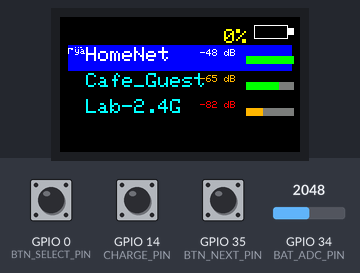
A program run on a simulated ESP32. Shown: 240×135 colour display. The test bench sets the inputs (shaded band); at power-on: GPIO 0 (BTN_SELECT_PIN) HIGH, GPIO 14 (CHARGE_PIN) HIGH, GPIO 34 (BAT_ADC_PIN) = 2048, GPIO 35 (BTN_NEXT_PIN) HIGH. A WiFi scan finds three made-up networks; what the program prints to the serial monitor is not drawn.

Above: at 2.9 s.
3.0 s: GPIO 0 (BTN_SELECT_PIN) pulled LOW for 0.5 s
At 5.9 s:
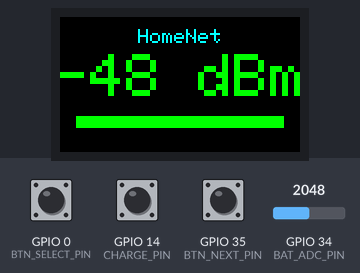
6.5 s: GPIO 0 (BTN_SELECT_PIN) pulled LOW for 1 s
Timing chart, 0 to 9.5 s (numbered marks = the images above; inputs shaded):
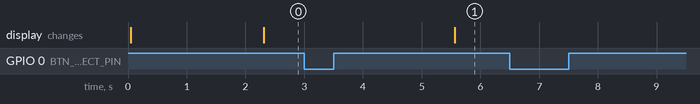

Measured:
- after the input at 3.0 s, the display: changes after 2.6 s (image 1)
- after the input at 6.5 s, every drawn part: stays the same

The program:

main.cpp
```cpp
#include <Arduino.h>
#include <WiFi.h>
#include <TFT_eSPI.h>
#include <vector>
#include "esp_adc_cal.h"
#include "freertos/FreeRTOS.h"
#include "freertos/queue.h"

TFT_eSPI tft = TFT_eSPI();

// ---------- USER TUNABLES (font sizes at one place) ----------
const int ENTRY_TEXT_SIZE = 2;            // menu SSID + RSSI text size
const int BAT_TEXT_SIZE = 2;              // battery percent text size in menu
const int MONITOR_SSID_SIZE = 2;
const int MONITOR_RSSI_SIZE = 6;
const int COMPACT_BAR_W = 48;
const int COMPACT_BAR_H = 8;
// ------------------------------------------------------------

uint8_t BTN_NEXT_PIN   = 35; // NEXT (scroll) - na T-Display bývá GPIO35 (bez interního pullupu)
uint8_t BTN_SELECT_PIN = 0;  // SELECT (enter/back), long-press = manual rescan

// battery / charge pin (changed to 14)
const int BAT_ADC_PIN = 34;   // ADC-only pin for battery voltage via divider
const int CHARGE_PIN  = 14;   // charger STAT pin (GPIO14)
const bool CHARGE_ACTIVE_LOW = true; // STAT low when charging (typical)
const float VOLTAGE_DIVIDER_RATIO = 0.5f; // e.g. 100k/100k

// ADC settings
const adc_bits_width_t ADC_WIDTH = ADC_WIDTH_BIT_12;
const adc_atten_t ADC_ATTEN_CAL = ADC_ATTEN_DB_11;
const adc_attenuation_t ADC_ATTEN_HAL = ADC_11db;

const unsigned long DEBOUNCE_MS = 40;
const unsigned long LONG_PRESS_MS = 900;
const unsigned long MONITOR_SCAN_INTERVAL_MIN_GAP_MS = 20;
const unsigned long BATT_READ_MS = 400;

// App state (no CHANNELS)
enum AppState { STATE_MENU, STATE_MONITOR, STATE_SCANNING };
AppState appState = STATE_SCANNING;

struct NetItem {
  String ssid;
  int rssi;
  int32_t encryptionType;
  String bssid;
  int channel;
};
std::vector<NetItem> networks;
int menuIndex = 0;
int menuOffset = 0;
String selectedSSID = "";

// scanning state
volatile bool scanInProgress = false;
unsigned long lastScanStart = 0;
unsigned long lastMonitorScanComplete = 0;
AppState scanReturnState = STATE_MENU;

// button queue
typedef struct { uint8_t pin; uint32_t tick; } BtnMsg;
static QueueHandle_t btnQueue = NULL;

// button runtime state
struct BtnState {
  int lastStable;
  unsigned long pressStart;
  bool longReported;
  unsigned long lastEventMillis;
};
BtnState btnNextState, btnSelectState;

// battery ADC
esp_adc_cal_characteristics_t *adc_chars;
float emaBatteryV = 0.0f;
bool emaBattInit = false;

// calibration V->% (keeps previous mapping)
struct CalPoint { float v; int pct; };
CalPoint calibPoints[] = {
  {4.20f, 100},{4.10f, 98},{4.00f, 95},{3.95f, 90},
  {3.85f, 80},{3.70f, 50},{3.50f, 20},{3.30f, 0}
};
const int CALIB_N = sizeof(calibPoints) / sizeof(calibPoints[0]);

// forward decls
void startAsyncScan(AppState returnState);
void processScanResults();
void drawMenu();
void drawMonitor(const String &ssid, int rssi);
int findRssiForSSID(const String &ssid);
int findChannelForSSID(const String &ssid);
int rssiToPercent(int rssi);
void drawHorizontalBar(int x, int y, int w, int h, int percent);
int calcRowsVisible(int lineH, int y0, int footerH);
uint16_t rssiColor(int rssi);
void drawBatteryIcon(int x, int y, int w, int h, int pct, bool charging);
int batteryPercentFromVoltageCalibrated(float v);
bool isCharging();
void initBatteryMonitor();
float readBatteryVoltage();

void IRAM_ATTR isrNext() {
  if (btnQueue) { BtnMsg m = { BTN_NEXT_PIN, (uint32_t)xTaskGetTickCountFromISR() }; xQueueSendFromISR(btnQueue, &m, NULL); }
}
void IRAM_ATTR isrSelect() {
  if (btnQueue) { BtnMsg m = { BTN_SELECT_PIN, (uint32_t)xTaskGetTickCountFromISR() }; xQueueSendFromISR(btnQueue, &m, NULL); }
}

void startAsyncScan(AppState returnState) {
  if (scanInProgress) return;
  if (millis() - lastScanStart < MONITOR_SCAN_INTERVAL_MIN_GAP_MS) return;
  WiFi.mode(WIFI_STA);
  WiFi.disconnect(true);
  delay(8);
  WiFi.scanNetworks(true, true);
  scanInProgress = true;
  lastScanStart = millis();
  scanReturnState = returnState;
}

void processScanResults() {
  int n = WiFi.scanComplete();
  if (n == WIFI_SCAN_RUNNING) return;
  if (n >= 0) {
    networks.clear(); networks.reserve(n);
    for (int i = 0; i < n; ++i) {
      NetItem it;
      it.ssid = WiFi.SSID(i);
      it.rssi = WiFi.RSSI(i);
      it.encryptionType = WiFi.encryptionType(i);
      uint8_t *b = WiFi.BSSID(i);
      char mac[32];
      sprintf(mac, "%02X:%02X:%02X:%02X:%02X:%02X", b[0],b[1],b[2],b[3],b[4],b[5]);
      it.bssid = String(mac);
      it.channel = WiFi.channel(i);
      networks.push_back(it);
    }
    WiFi.scanDelete();
    scanInProgress = false;
    lastMonitorScanComplete = millis();

    if (menuIndex >= (int)networks.size()) menuIndex = max(0, (int)networks.size()-1);
    int menuLineH = (12 + 8 * (ENTRY_TEXT_SIZE - 1));
    int menuVisible = calcRowsVisible(menuLineH, 30, 0);
    if (menuOffset > max(0, (int)networks.size() - menuVisible)) menuOffset = max(0, (int)networks.size() - menuVisible);
    if (menuIndex < menuOffset) menuOffset = menuIndex;
    if (menuIndex >= menuOffset + menuVisible) menuOffset = menuIndex - menuVisible + 1;

    if (appState == STATE_SCANNING || appState == scanReturnState) appState = scanReturnState;

    if (appState == STATE_MENU) drawMenu();
    else if (appState == STATE_MONITOR) {
      int r = findRssiForSSID(selectedSSID);
      drawMonitor(selectedSSID, r);
      if (!scanInProgress) startAsyncScan(STATE_MONITOR);
    }
    return;
  }
}

int calcRowsVisible(int lineH, int y0, int footerH) {
  int avail = tft.height() - y0 - footerH;
  int per = max(1, avail / (lineH + 6));
  return per;
}

uint16_t rssiColor(int rssi) {
  if (rssi > -65) return TFT_GREEN;
  if (rssi > -80) return TFT_ORANGE;
  return TFT_RED;
}

void drawHorizontalBar(int x, int y, int w, int h, int percent) {
  tft.fillRect(x, y, w, h, TFT_DARKGREY);
  int pw = (w * percent) / 100;
  if (pw > 0) {
    uint16_t col = (percent > 66) ? TFT_GREEN : (percent > 33) ? TFT_ORANGE : TFT_RED;
    tft.fillRect(x, y, pw, h, col);
  }
}

void drawBatteryIcon(int x, int y, int w, int h, int pct, bool charging) {
  int capW = 6;
  int bodyW = max(8, w - capW);
  int bodyH = h;
  int bodyX = x - bodyW - capW + 0;
  int bodyY = y;
  int capX = bodyX + bodyW;
  int capY = bodyY + bodyH / 4;
  int capH = bodyH / 2;

  tft.drawRect(bodyX, bodyY, bodyW, bodyH, TFT_WHITE);
  tft.fillRect(capX, capY, capW, capH, TFT_WHITE);

  int innerW = bodyW - 2;
  int innerH = bodyH - 2;
  int fillW = (innerW * pct) / 100;
  if (fillW < 0) fillW = 0;
  tft.fillRect(bodyX + 1, bodyY + 1, innerW, innerH, TFT_BLACK);
  if (fillW > 0) {
    uint16_t col = (pct > 66) ? TFT_GREEN : (pct > 33) ? TFT_ORANGE : TFT_RED;
    tft.fillRect(bodyX + 1, bodyY + 1, fillW, innerH, col);
  }

  if (charging) {
    int bx = bodyX + bodyW / 2 - 5;
    int by = bodyY + bodyH / 2 - 8;
    tft.fillTriangle(bx + 3, by + 0, bx + 0, by + 8, bx + 6, by + 6, TFT_YELLOW);
    tft.fillTriangle(bx + 3, by + 0, bx + 6, by + 6, bx + 10, by + 0, TFT_YELLOW);
  }
}

void drawMenu() {
  tft.fillScreen(TFT_BLACK);

  int battPct = batteryPercentFromVoltageCalibrated(emaBatteryV);
  bool charging = isCharging();

  int iconW = 40;
  int iconH = 14;
  int iconRightX = tft.width() - 6;
  int iconY = 8;

  drawBatteryIcon(iconRightX, iconY, iconW, iconH, battPct, charging);

  tft.setTextSize(BAT_TEXT_SIZE);
  tft.setTextDatum(TR_DATUM);
  tft.setTextColor(charging ? TFT_GREEN : TFT_YELLOW, TFT_BLACK);
  tft.drawString(String(battPct) + "%", iconRightX - iconW - 6, 12);

  tft.setTextSize(ENTRY_TEXT_SIZE);
  int lineH = (12 + 8 * (ENTRY_TEXT_SIZE - 1));
  int y0 = 30;
  int maxVisible = calcRowsVisible(lineH, y0, 0);
  if (menuOffset > max(0, (int)networks.size() - maxVisible)) menuOffset = max(0, (int)networks.size() - maxVisible);
  if (menuIndex < menuOffset) menuOffset = menuIndex;
  if (menuIndex >= menuOffset + maxVisible) menuOffset = menuIndex - maxVisible + 1;

  int y = y0;
  const int markerX = 8;
  const int textX = markerX + 18;
  const int rssiX = tft.width() - 8 - COMPACT_BAR_W - 8;
  const int barX = tft.width() - COMPACT_BAR_W - 6;

  for (int i = 0; i < maxVisible; ++i) {
    int idx = menuOffset + i;
    int boxH = lineH + 6;
    if (idx >= (int)networks.size()) {
      tft.fillRect(8, y - 2, tft.width() - 16, boxH, TFT_BLACK);
    } else {
      bool sel = (idx == menuIndex);
      if (sel) tft.fillRect(8, y - 2, tft.width() - 16, boxH, TFT_BLUE);
      else tft.fillRect(8, y - 2, tft.width() - 16, boxH, TFT_BLACK);

      tft.setTextSize(1);
      tft.setTextDatum(TL_DATUM);
      tft.setTextColor(sel ? TFT_WHITE : TFT_DARKGREY, sel ? TFT_BLUE : TFT_BLACK);
      tft.drawString(sel ? "★" : " ", markerX, y);

      tft.setTextSize(ENTRY_TEXT_SIZE);
      tft.setTextDatum(TL_DATUM);
      tft.setTextColor(sel ? TFT_WHITE : TFT_CYAN, sel ? TFT_BLUE : TFT_BLACK);
      String ss = networks[idx].ssid;
      int approxCharW = 7 * ENTRY_TEXT_SIZE;
      int maxChars = max(6, (rssiX - textX) / approxCharW);
      if (ss.length() > maxChars) ss = ss.substring(0, maxChars) + "...";
      tft.drawString(ss, textX, y);

      int r = networks[idx].rssi;
      uint16_t rc = rssiColor(r);
      tft.setTextSize(1);
      tft.setTextDatum(TR_DATUM);
      tft.setTextColor(sel ? TFT_WHITE : rc, sel ? TFT_BLUE : TFT_BLACK);
      tft.drawString(String(r) + " dB", rssiX, y + 2);

      int p = rssiToPercent(r);
      drawHorizontalBar(barX, y + (boxH - COMPACT_BAR_H)/2, COMPACT_BAR_W, COMPACT_BAR_H, p);
    }
    y += lineH + 6;
  }
}

void drawMonitor(const String &ssid, int rssi) {
  tft.fillScreen(TFT_BLACK);

  tft.setTextSize(MONITOR_SSID_SIZE);
  tft.setTextDatum(TC_DATUM);
  tft.setTextColor(TFT_CYAN, TFT_BLACK);
  tft.drawString(ssid.length() ? ssid : "(unknown)", tft.width()/2, 12);

  tft.setTextSize(MONITOR_RSSI_SIZE);
  tft.setTextDatum(MC_DATUM);
  uint16_t rc = rssiColor(rssi);
  tft.setTextColor(rc, TFT_BLACK);
  String dbm = (rssi <= -998) ? "--- dBm" : String(rssi) + " dBm";
  tft.drawString(dbm, tft.width()/2, tft.height()/2 - 6);

  int barW = tft.width() - 32;
  int barH = 12;
  int barX = 16;
  int barY = tft.height() - 36;
  int perc = (rssi <= -999) ? 0 : rssiToPercent(rssi);
  drawHorizontalBar(barX, barY, barW, barH, perc);
}

int findRssiForSSID(const String &ssid) {
  for (auto &n : networks) if (n.ssid == ssid) return n.rssi;
  return -999;
}
int findChannelForSSID(const String &ssid) {
  for (auto &n : networks) if (n.ssid == ssid) return n.channel;
  return -1;
}
int rssiToPercent(int rssi) {
  int p = map(rssi, -100, -50, 0, 100);
  return constrain(p, 0, 100);
}

void initBatteryMonitor() {
  analogSetPinAttenuation(BAT_ADC_PIN, ADC_ATTEN_HAL);
  analogSetWidth(ADC_WIDTH);
  adc_chars = (esp_adc_cal_characteristics_t*)calloc(1, sizeof(esp_adc_cal_characteristics_t));
  esp_adc_cal_characterize(ADC_UNIT_1, ADC_ATTEN_CAL, ADC_WIDTH, 0, adc_chars);
}
float readBatteryVoltage() {
  uint32_t raw = analogRead(BAT_ADC_PIN);
  uint32_t v_adc_mV = esp_adc_cal_raw_to_voltage(raw, adc_chars);
  float v_adc = (float)v_adc_mV / 1000.0f;
  float vbat = v_adc / VOLTAGE_DIVIDER_RATIO;
  if (!emaBattInit) { emaBatteryV = vbat; emaBattInit = true; }
  else emaBatteryV = 0.35f * vbat + (1.0f - 0.35f) * emaBatteryV;
  return vbat;
}
int batteryPercentFromVoltageCalibrated(float v) {
  if (v >= calibPoints[0].v) return calibPoints[0].pct;
  if (v <= calibPoints[CALIB_N - 1].v) return calibPoints[CALIB_N - 1].pct;
  for (int i=0;i<CALIB_N-1;i++){
    float v_hi = calibPoints[i].v, v_lo = calibPoints[i+1].v;
    if (v <= v_hi && v >= v_lo) {
      int p_hi = calibPoints[i].pct, p_lo = calibPoints[i+1].pct;
      float t = (v - v_lo) / (v_hi - v_lo);
      return (int)round(p_lo + t * (p_hi - p_lo));
    }
  }
  return 0;
}
bool isCharging() {
  int val = digitalRead(CHARGE_PIN);
  return CHARGE_ACTIVE_LOW ? (val == LOW) : (val == HIGH);
}

void setup() {
  Serial.begin(115200); delay(50);
  Serial.println("WiFi menu - battery icon + bolt (charge pin GPIO14)");

  tft.init(); tft.setRotation(1); tft.fillScreen(TFT_BLACK);

  btnQueue = xQueueCreate(8, sizeof(BtnMsg));
  btnNextState.lastStable = digitalRead(BTN_NEXT_PIN);
  btnNextState.pressStart = 0; btnNextState.longReported = false; btnNextState.lastEventMillis = 0;
  btnSelectState.lastStable = digitalRead(BTN_SELECT_PIN);
  btnSelectState.pressStart = 0; btnSelectState.longReported = false; btnSelectState.lastEventMillis = 0;

  pinMode(BTN_NEXT_PIN, INPUT_PULLUP);
  pinMode(BTN_SELECT_PIN, INPUT_PULLUP);
  attachInterrupt(digitalPinToInterrupt(BTN_NEXT_PIN), isrNext, CHANGE);
  attachInterrupt(digitalPinToInterrupt(BTN_SELECT_PIN), isrSelect, CHANGE);

  initBatteryMonitor();
  pinMode(CHARGE_PIN, INPUT_PULLUP);

  startAsyncScan(STATE_MENU);
  appState = STATE_SCANNING;
}

void loop() {
  if (scanInProgress) processScanResults();

  unsigned long now = millis();
  if (appState == STATE_MONITOR) {
    if (!scanInProgress && (now - lastMonitorScanComplete >= MONITOR_SCAN_INTERVAL_MIN_GAP_MS)) startAsyncScan(STATE_MONITOR);
  }

  static unsigned long lastBattRead = 0;
  if (now - lastBattRead >= BATT_READ_MS) { readBatteryVoltage(); lastBattRead = now; }

  BtnMsg m;
  while (btnQueue && xQueueReceive(btnQueue, &m, 0) == pdTRUE) {
    unsigned long evNow = millis();
    BtnState *s = (m.pin == BTN_NEXT_PIN) ? &btnNextState : (m.pin == BTN_SELECT_PIN) ? &btnSelectState : nullptr;
    if (!s) continue;
    if (evNow - s->lastEventMillis < DEBOUNCE_MS) continue;
    s->lastEventMillis = evNow;

    int cur = digitalRead(m.pin);
    if (cur == LOW && s->lastStable == HIGH) {
      s->pressStart = evNow; s->longReported = false; s->lastStable = LOW;
    } else if (cur == HIGH && s->lastStable == LOW) {
      unsigned long dur = (s->pressStart == 0) ? 0 : (evNow - s->pressStart);
      s->pressStart = 0; s->lastStable = HIGH;
      if (s->longReported) { s->longReported = false; }
      else {
        if (m.pin == BTN_NEXT_PIN) {
          if (appState == STATE_MENU) {
            if (networks.size()) {
              menuIndex = (menuIndex + 1) % max(1, (int)networks.size());
              int lineH = (12 + 8 * (ENTRY_TEXT_SIZE - 1));
              int rows = calcRowsVisible(lineH, 30, 0);
              if (menuIndex < menuOffset) menuOffset = menuIndex;
              if (menuIndex >= menuOffset + rows) menuOffset = menuIndex - rows + 1;
              drawMenu();
            }
          } else if (appState == STATE_MONITOR) {
            if (!scanInProgress) startAsyncScan(STATE_MONITOR);
          }
        } else if (m.pin == BTN_SELECT_PIN) {
          if (appState == STATE_MENU) {
            if (networks.size()) {
              selectedSSID = networks[menuIndex].ssid;
              appState = STATE_MONITOR;
              if (!scanInProgress) startAsyncScan(STATE_MONITOR);
              else drawMonitor(selectedSSID, findRssiForSSID(selectedSSID));
            }
          } else if (appState == STATE_MONITOR) {
            scanReturnState = STATE_MENU;
            appState = STATE_MENU;
            drawMenu();
          }
        }
      }
    }
  }

  if (btnNextState.lastStable == LOW && btnNextState.pressStart != 0 && !btnNextState.longReported) {
    if (now - btnNextState.pressStart >= LONG_PRESS_MS) {
      btnNextState.longReported = true;
      Serial.println("NEXT long-press detected (no channel-scan configured)");
    }
  }
  if (btnSelectState.lastStable == LOW && btnSelectState.pressStart != 0 && !btnSelectState.longReported) {
    if (now - btnSelectState.pressStart >= LONG_PRESS_MS) {
      btnSelectState.longReported = true;
      Serial.println("SELECT long-press -> manual rescan");
      startAsyncScan(appState == STATE_MONITOR ? STATE_MONITOR : STATE_MENU);
    }
  }

  delay(2);
}
```
